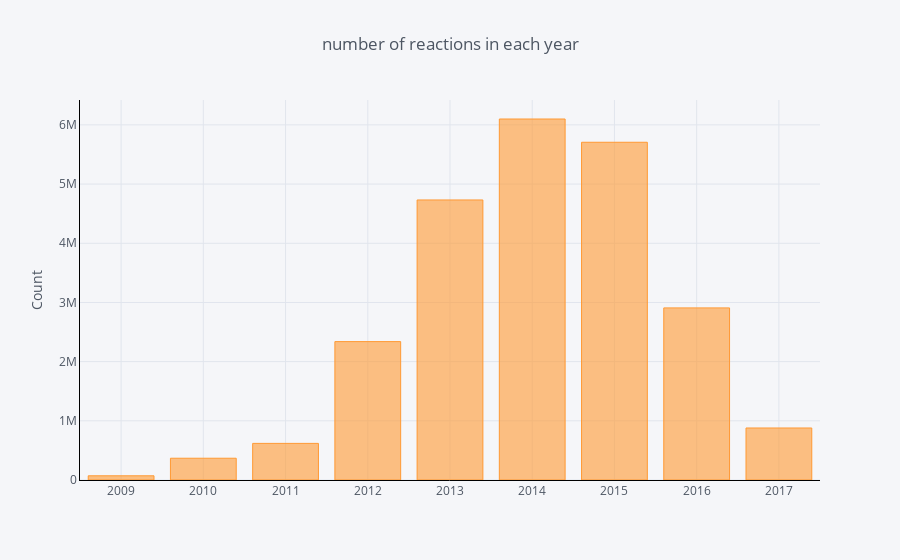

The notebook cell saved with this chart:
### Code cell
df.groupby('Year').sum()['num_reactions'].iplot(
    kind='bar', yTitle='Count', linecolor='black', title='number of reactions in each year')

### Figure 1 — Plotly figure (JSON) as saved in the notebook; plotly's stock layout.template omitted (floating-point values rounded to 4 significant figures)
{"data": [{"marker": {"color": "rgba(255, 153, 51, 0.6)", "line": {"color": "rgba(255, 153, 51, 1.0)", "width": 1}}, "name": "num_reactions", "orientation": "v", "text": "", "type": "bar", "uid": "2f71e8ee-8aed-44ad-bba7-7dccbd8d1bef", "x": [2009, 2010, 2011, 2012, 2013, 2014, 2015, 2016, 2017], "y": [70861, 367820, 618810, 2338194, 4731615, 6099553, 5706467, 2907792, 878727]}], "layout": {"legend": {"bgcolor": "#F5F6F9", "font": {"color": "#4D5663"}}, "paper_bgcolor": "#F5F6F9", "plot_bgcolor": "#F5F6F9", "title": {"font": {"color": "#4D5663"}, "text": "number of reactions in each year"}, "xaxis": {"gridcolor": "#E1E5ED", "linecolor": "black", "showgrid": true, "tickfont": {"color": "#4D5663"}, "title": {"font": {"color": "#4D5663"}, "text": ""}, "zerolinecolor": "#E1E5ED"}, "yaxis": {"gridcolor": "#E1E5ED", "linecolor": "black", "showgrid": true, "tickfont": {"color": "#4D5663"}, "title": {"font": {"color": "#4D5663"}, "text": "Count"}, "zerolinecolor": "#E1E5ED"}}}
